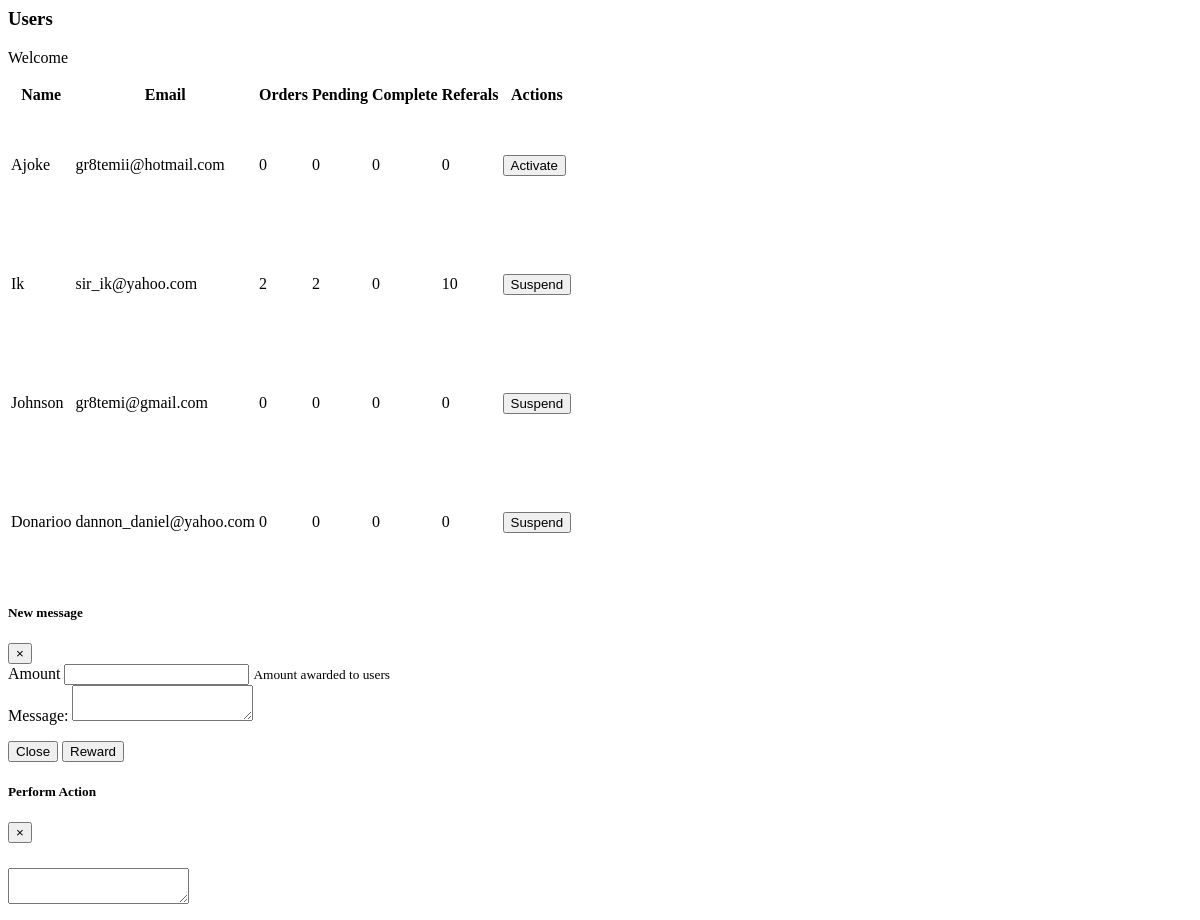
/users/, run on the app's committed database.
### Accounts/models.py (models this page shows, shortened)
class CustomUser(AbstractUser):
	is_active=models.BooleanField(default=True)
	address = models.CharField(max_length=150, default="lagos")
	phone = models.CharField(max_length=150, default="08000012345")
	referal_code= models.CharField(null=True, blank=True, max_length=50)
	referal_point =models.PositiveIntegerField(default=0)
	reward = MoneyField(decimal_places=2, max_digits=8,default_currency="NGN",default=0.00)
	profile_picture = models.ImageField( upload_to="profile", default="empty.png")

### home/views.py (the view)
# urls.py: path("users/", views.users, name="users"),
def users(request):
	template = "home/users.html"
	users = Acct.CustomUser.objects.filter(is_staff=False)
	orders = jo.Order.objects.all()
	user_list=[]
	count=0
	for user in users:
		order = jo.Order.objects.filter(user_id=user.id).count()
		pending= jo.Order.objects.filter(user_id=user.id, status__lte=6).count()
		complete=jo.Order.objects.filter(user_id=user.id, status__gte=6).count()
		user_list.append({"username":user.username,
		"id":user.id,"is_active":user.is_active, "email":user.email, "order":order, "pending":pending,"complete":complete, "referal":user.referal_point})
	print(user_list)
	users = Acct.CustomUser.objects.filter(is_staff=False)
	context = {
	"users":users,
	"user_list":user_list,
	}
	return render(request,template,context)

### templates/home/users.html (shortened to what this page needs)
{% load static %}
<div class="segment2 ">
  <div class="top-bar d-flex justify-content-between pt-2">
    <h3>Users</h3>
    <p>
      Welcome <small>{{ user.name }}</small>
    </p>
  </div>
  <div class="activities">
    <div class="pt-5">
      <table class="table table-striped table-inverse table-responsive" style="overflow-y: scroll; height:500px;"
      >
        <thead class="">
          <tr>
            <th>Name</th>
            <th>Email</th>
            <th>Orders</th>
            <th>Pending</th>
            <th>Complete</th>
            <th>Referals</th>
            <th>Actions</th>
          </tr>
        </thead>
        <tbody>
          {% for user in user_list %}
          <tr>
            <td style="text-transform: capitalize"> {{ user.username }}</td>
            <td>{{ user.email }}</td>
            <td>{{user.order}}</td>
            <td>{{user.pending}}</td>
            <td>{{user.complete}}</td>
            <td>{{ user.referal}}</td>
            <td>
                {% if user.is_active == True %}
                 <button class="btn btn-warning" onclick="suspend({{user.id}},'{{user.is_active}}')">
                Suspend
              </button>
                {% else %}
                <button class="btn btn-primary" onclick="suspend({{user.id}},'{{user.is_active}}')">
                        Activate
                </button>
                {% endif %}
            </td>
          </tr>
          {% endfor %}
        </tbody>
      </table>
    </div>
  </div>
</div>
<div class="modal fade" id="exampleModal" tabindex="-1" role="dialog" aria-labelledby="exampleModalLabel" aria-hidden="true">
        <div class="modal-dialog" role="document">
          <div class="modal-content">
            <div class="modal-header">
              <h5 class="modal-title" id="exampleModalLabel">New message</h5>
              <button type="button" class="close" data-dismiss="modal" aria-label="Close">
                <span aria-hidden="true">&times;</span>
              </button>
            </div>
            <div class="modal-body">
              <form id="reward-form">
                <div class="form-group">
                  <div class="form-group">
                    <label for="">Amount</label>
                    <input type="number" name="amount" min="0.0" id="" class="form-control" placeholder="" aria-describedby="helpId">
                    <small id="helpId" class="text-muted">Amount awarded to users</small>
                  </div>
                </div>
                <div class="form-group">
                  <label for="message-text" class="col-form-label">Message:</label>
                  <textarea class="form-control" id="message-text"></textarea>
                </div>
              </form>
            </div>
            <div class="modal-footer">
              <button type="button" class="btn btn-secondary" data-dismiss="modal">Close</button>
              <button type="button" class="btn btn-primary">Reward</button>
            </div>
          </div>
        </div>
      </div>
<div class="modal fade" id="suspendModal" tabindex="-1" role="dialog" aria-labelledby="suspendModalLabel" aria-hidden="true">
            <div class="modal-dialog" role="document">
              <div class="modal-content">
                <div class="modal-header">
                  <h5 class="modal-title" id="suspendModalLabel">Perform Action</h5>
                  <button type="button" class="close" data-dismiss="modal" aria-label="Close">
                    <span aria-hidden="true">&times;</span>
                  </button>
                </div>
                <div class="modal-body">
                  <form id="suspend-form" action="{% url 'suspend' %}">
                    <div class="form-group">
                      <textarea name="reason" class="form-control" id="message-text"></textarea>
                    </div>
                  </form>
                </div>
              </div>
            </div>
          </div>

### data on the page
CustomUser: username "Ajoke", email "gr8temii@hotmail.com"
CustomUser: username "Ik", email "sir_ik@yahoo.com"
CustomUser: username "Johnson", email "gr8temi@gmail.com"
CustomUser: username "Donarioo", email "dannon_daniel@yahoo.com"

### other printed values
{{ user.order }} "0" "2" "0" "0"
{{ user.pending }} "0" "2" "0" "0"
{{ user.complete }} "0" "0" "0" "0"
{{ user.referal }} "0" "10" "0" "0"
